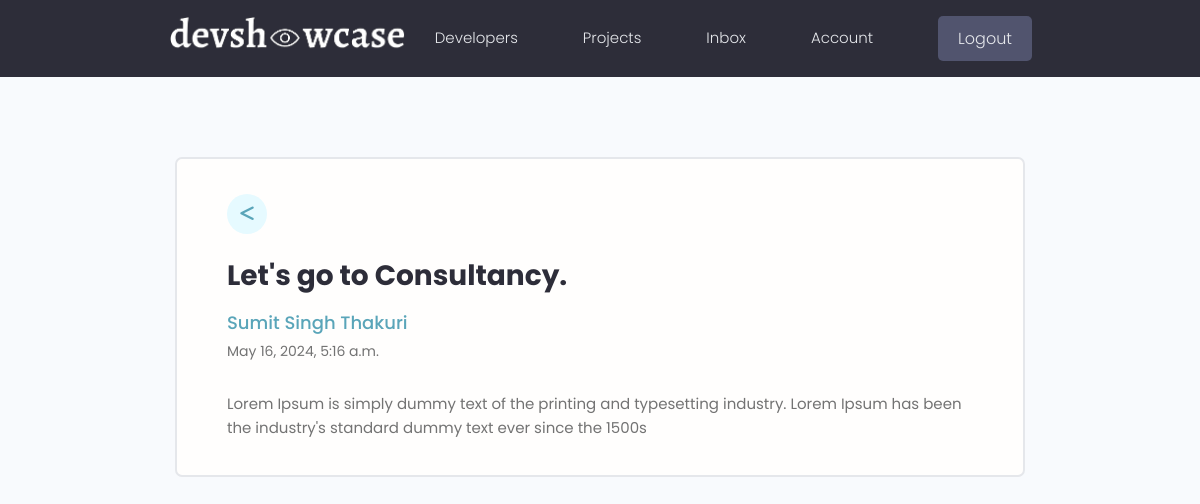
The app's page /message/3d748899-312c-4160-8ad7-9e05884336ad/ (signed in) with its own data.
### users/models.py (models this page shows, shortened)
class Message(models.Model):
    sender = models.ForeignKey(Profile, on_delete=models.SET_NULL, blank = True, null = True)
    recipient = models.ForeignKey(Profile, on_delete = models.SET_NULL, blank = True, null = True, related_name='messages')
    name = models.CharField(max_length = 150, blank = True, null = True)
    email = models.EmailField(max_length = 150, blank = True, null = True)
    subject = models.CharField(max_length = 150, blank = True, null = True)
    body = models.TextField()
    is_read = models.BooleanField(default = False, null = True)
    created = models.DateTimeField(auto_now_add=True)
    id = models.UUIDField(default = uuid.uuid4, primary_key = True, editable = False)
    class Meta:
        ordering = ['is_read', '-created']

### users/views.py (the view)
# urls.py: path('message/<str:pk>/', views.viewMessage, name = 'message'),
@login_required(login_url = 'login')
def viewMessage(request, pk):
    profile = request.user.profile
    message = profile.messages.get(pk=pk)
    if message.is_read == False:
        message.is_read = True
        message.save()
    context = {'message': message}
    return render(request, 'users/message.html', context)

### template/users/message.html
{% extends 'application/main.html' %}
{% block content %}
<main class="messagePage my-xl">
  <div class="content-box">
    <div class="message">
      <a class="backButton" href="{% url 'inbox' %}"><i class="fa-solid fa-less-than"></i></a>
      <h2 class="message__subject">{{message.subject}}</h4>
        {% if message.sender %}
        <a href="{% url 'user-profile' message.sender.id  %}" class="message__author">{{message.name}}</a>
        {% else %}
        <p class="message__author">{{message.name}}</p>
        {% endif %}
        <p class="message__date">{{message.created}}</p>
        <div class="message__body">{{message.body|linebreaksbr}}</div>
    </div>
  </div>
</main>
{% endblock %}

### static/styles/app.css (style rules this page uses)
:root { --color-sub: #2d2d39; }
.fa-brands, .fa-solid { font-size: 30px; }
.content-box { width: 95%; max-width: 85rem; margin: 0 auto; }
.message { padding: 2.5rem 0; }
.message > a { display: flex; gap: 1rem; }
.message__author, .message__date { flex-basis: 25%; }
.message__subject { flex-basis: 50%; }
.message__date { text-align: right; }
.messagePage .message { list-style: none; background: var(--color-white); padding: 3.5rem 5rem; border: 2px solid var(--color-light); border-radius: 0.7rem; }
.messagePage .message__subject { font-size: 2.8rem; color: var(--color-sub); margin-bottom: 1rem; margin-top: 2rem; }
.messagePage .message__author { font-size: 1.8rem; font-weight: 500; }
.messagePage .message__date { font-size: 1.4rem; font-weight: 400; text-align: left; margin-bottom: 3rem; }
.backButton { background: var(--color-main-light); color: var(--color-main); width: 4rem; height: 4rem; display: flex; align-items: center; justify-content: center; border-radius: 50%; }
.backButton i { font-size: 1.8rem; }

### static/uikit/styles/modules/_variables.css (style rules this page uses)
:root { --color-main: #5aa5b9; --color-main-light: #e6faff; --color-sub: #3f4156; --color-sub-light: #51546e; --color-sub-lighter: #ededfd; --color-text: #737373; --color-gray: #8b8b8b; --color-light: #e5e7eb; --color-light-gray: #767676; --color-bg: #f8fafd; --color-white: #fffefd; --color-white-light: #f3f3f3; --color-success: #359e64; --color-success-bg: #def8e8; --color-error: #fc4b0b; --color-error-bg: #fff2ee; --font-base: 'Poppins', arial, helvetica, 'Segoe UI', roboto, ubuntu, sans-serif; --font-monospace: 'Fira Code', 'Courier New', courier, monospace; --font-regular: 300; --font-medium: 500; --font-bold: 700; --generic-shadow: 1px 1px 5px #00000010; --generic-transition: all 0.3s ease-in-out; }

### static/uikit/styles/modules/_base.css (style rules this page uses)
* { margin: 0; padding: 0; box-sizing: border-box; text-rendering: optimizeLegibility; color: inherit; font-size: inherit; }
html { font-size: 50%; }
@media only screen and (min-width: 480px) { html { font-size: 56.25%; } }
@media only screen and (min-width: 1200px) { html { font-size: 62.5%; } }
body { line-height: 1.6; font-weight: 400; font-size: 1.5rem; color: var(--color-text); background-color: var(--color-bg); min-height: 100vh; }

### static/uikit/styles/modules/_typography.css (style rules this page uses)
* { font-family: var(--font-base); }
h2 { font-size: 3.6rem; font-weight: var(--font-bold); }
p, span, strong { font-size: 1.6rem; color: var(--color-text); font-weight: var(--font-regular); }
a { padding-bottom: 2px; text-decoration: none; display: inline-block; color: var(--color-main); font-weight: var(--font-medium); }

### static/uikit/styles/modules/_utilities.css (style rules this page uses)
.my-xl { margin: 8rem auto; }

### records on screen
Message: subject "Let's go to Consultancy.", name "Sumit Singh Thakuri", created "May 16, 2024, 5:16 a.m.", body "Lorem Ipsum is simply dummy text of the printing and typesetting industry. Lorem Ipsum has been the industry's standard dummy text ever since the 1500s"
